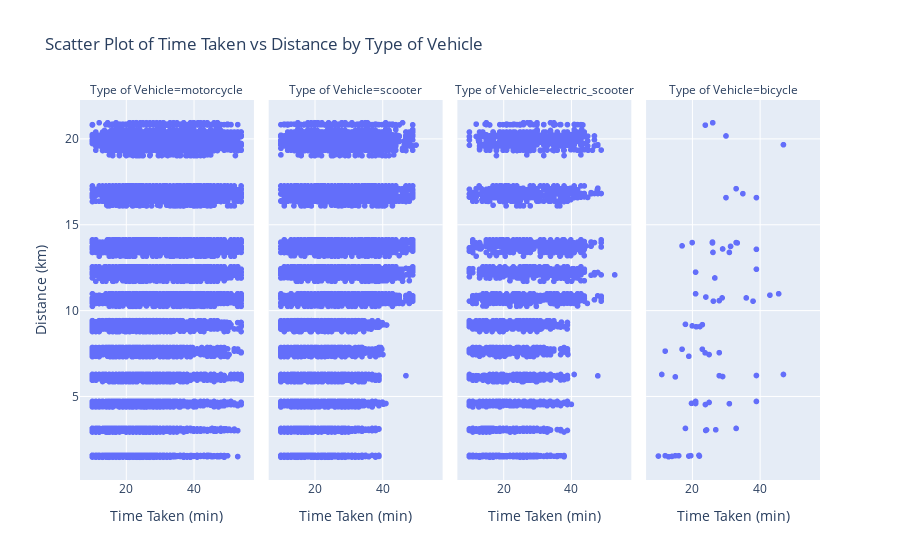

The notebook cell saved with this chart:
### Code cell
fig = px.scatter(df, x='Time_taken(min)', y='distance', facet_col='Type_of_vehicle',
                 labels={'Time_taken(min)': 'Time Taken (min)', 'distance': 'Distance (km)', 'Type_of_vehicle': 'Type of Vehicle'},
                 title='Scatter Plot of Time Taken vs Distance by Type of Vehicle')
fig.show()

### Figure 1 — Plotly figure (JSON) as saved in the notebook; plotly's stock layout.template omitted (floating-point values rounded to 4 significant figures; data arrays with more than 128 entries replaced by an {"elided": "..."} marker saying what was removed)
{"data": [{"hovertemplate": "Type of Vehicle=motorcycle<br>Time Taken (min)=%{x}<br>Distance (km)=%{y}<extra></extra>", "legendgroup": "", "marker": {"color": "#636efa", "symbol": "circle"}, "mode": "markers", "name": "", "showlegend": false, "type": "scattergl", "x": {"elided": "32790 float values"}, "xaxis": "x", "y": {"elided": "32790 float values"}, "yaxis": "y"}, {"hovertemplate": "Type of Vehicle=scooter<br>Time Taken (min)=%{x}<br>Distance (km)=%{y}<extra></extra>", "legendgroup": "", "marker": {"color": "#636efa", "symbol": "circle"}, "mode": "markers", "name": "", "showlegend": false, "type": "scattergl", "x": {"elided": "18908 float values"}, "xaxis": "x2", "y": {"elided": "18908 float values"}, "yaxis": "y2"}, {"hovertemplate": "Type of Vehicle=electric_scooter<br>Time Taken (min)=%{x}<br>Distance (km)=%{y}<extra></extra>", "legendgroup": "", "marker": {"color": "#636efa", "symbol": "circle"}, "mode": "markers", "name": "", "showlegend": false, "type": "scattergl", "x": {"elided": "4678 float values"}, "xaxis": "x3", "y": {"elided": "4678 float values"}, "yaxis": "y3"}, {"hovertemplate": "Type of Vehicle=bicycle<br>Time Taken (min)=%{x}<br>Distance (km)=%{y}<extra></extra>", "legendgroup": "", "marker": {"color": "#636efa", "symbol": "circle"}, "mode": "markers", "name": "", "showlegend": false, "type": "scattergl", "x": [28, 13, 18, 47, 29, 20, 12, 23, 25, 30, 22, 39, 24, 15, 26, 28, 33, 17, 14, 12, 21, 25, 39, 17, 31, 33, 10, 33, 38, 36, 26, 18, 23, 21, 19, 11, 29, 39, 35, 21, 16, 28, 30, 43, 39, 19, 15, 47, 31, 39, 21, 26.14, 26.07, 19.8, 26.7, 26.97, 23.83, 28.86, 19.58, 22.29, 23.88, 22.13, 24.24, 33.33, 31.35, 45.58, 26.26, 24.05, 23.91, 20.0, 21.21], "xaxis": "x4", "y": [6.21, 1.49, 9.2, 6.28, 6.16, 9.11, 7.64, 9.18, 4.65, 20.17, 1.57, 6.22, 3.02, 1.55, 13.99, 7.55, 17.1, 13.77, 1.51, 1.55, 10.98, 7.44, 12.41, 7.75, 4.58, 13.96, 1.53, 3.14, 10.55, 10.74, 13.94, 3.14, 7.75, 4.59, 1.53, 6.28, 13.59, 13.57, 16.81, 12.24, 1.55, 10.58, 16.58, 10.9, 4.71, 7.34, 6.14, 19.66, 13.39, 16.58, 4.71, 13.39, 20.94, 4.6, 11.9, 3.06, 7.54, 10.74, 1.55, 9.07, 20.8, 1.53, 3.05, 13.94, 13.74, 10.98, 10.55, 10.79, 4.53, 13.96, 9.06], "yaxis": "y4"}], "layout": {"annotations": [{"font": {}, "showarrow": false, "text": "Type of Vehicle=motorcycle", "x": 0.1175, "xanchor": "center", "xref": "paper", "y": 1, "yanchor": "bottom", "yref": "paper"}, {"font": {}, "showarrow": false, "text": "Type of Vehicle=scooter", "x": 0.3725, "xanchor": "center", "xref": "paper", "y": 1, "yanchor": "bottom", "yref": "paper"}, {"font": {}, "showarrow": false, "text": "Type of Vehicle=electric_scooter", "x": 0.6275, "xanchor": "center", "xref": "paper", "y": 1, "yanchor": "bottom", "yref": "paper"}, {"font": {}, "showarrow": false, "text": "Type of Vehicle=bicycle", "x": 0.8825, "xanchor": "center", "xref": "paper", "y": 1, "yanchor": "bottom", "yref": "paper"}], "legend": {"tracegroupgap": 0}, "title": {"text": "Scatter Plot of Time Taken vs Distance by Type of Vehicle"}, "xaxis": {"anchor": "y", "domain": [0, 0.235], "title": {"text": "Time Taken (min)"}}, "xaxis2": {"anchor": "y2", "domain": [0.255, 0.49], "matches": "x", "title": {"text": "Time Taken (min)"}}, "xaxis3": {"anchor": "y3", "domain": [0.51, 0.745], "matches": "x", "title": {"text": "Time Taken (min)"}}, "xaxis4": {"anchor": "y4", "domain": [0.765, 1.0], "matches": "x", "title": {"text": "Time Taken (min)"}}, "yaxis": {"anchor": "x", "domain": [0, 1], "title": {"text": "Distance (km)"}}, "yaxis2": {"anchor": "x2", "domain": [0, 1], "matches": "y", "showticklabels": false}, "yaxis3": {"anchor": "x3", "domain": [0, 1], "matches": "y", "showticklabels": false}, "yaxis4": {"anchor": "x4", "domain": [0, 1], "matches": "y", "showticklabels": false}}}
